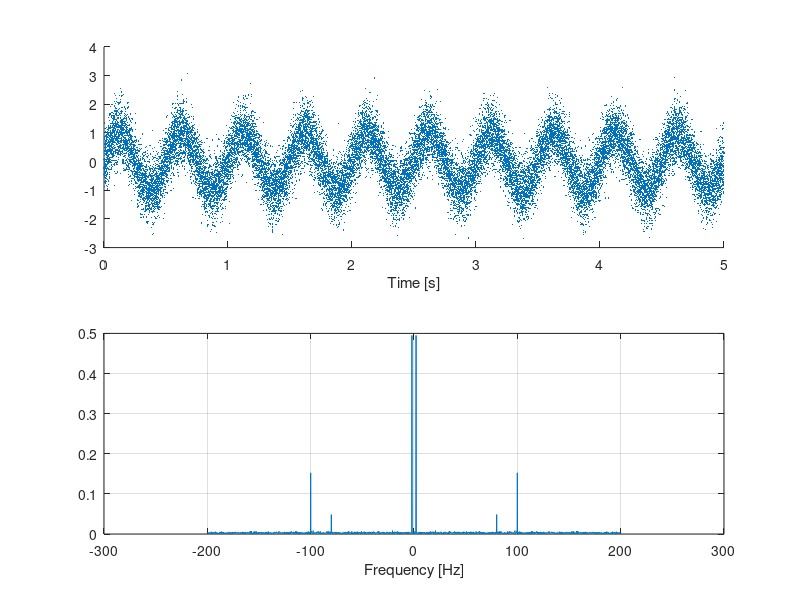

The MATLAB script that drew this image: (Note: this script raises an error after producing the figure.)


%% part02: Fourier transform, signal reconstruction and filtering
% Wanting Jin, wanting.jin@epfl.ch, Oct 2021
clear all
% load the data
acc_with_timestamp = load('ArduinoData.mat');
t = acc_with_timestamp.measure.t;
acc = acc_with_timestamp.measure.data;
load hw1_part2.mat


%% Q2 Plot the signal in both time domain and frequency domain (by using fft)
dataFrequency = 5000;
limit = 1/5; %limit_freq = 1/total_seconds
t1=-limit/2:1/dataFrequency:limit/2;

figure(1)
subplot(2,1,1);
% Plot in time domain
scatter(t, acc, 5, '.')
xlabel("Time [s]");

subplot(2,1,2);

% Plot in frequency domain (fft)
ACC = fft(acc);
Fmax = 200; 
fty=abs(ACC/length(acc));
f=dataFrequency/2*linspace(0,1,round(length(acc)/2));
fty=fty(1:length(f));
maxIndex=find(f>Fmax,1);
plot([-f(maxIndex:-1:2) f(1:maxIndex)], [fty(maxIndex:-1:2) fty(1:maxIndex)]); grid on;
xlabel("Frequency [Hz]")
sgtitle("Signal in Time Domain and Frequency Domain");
saveas(figure(1), "Signal_tdomain_fdomain", "png");



%% Q5 (Use filter_data() function)

% Filter the signal with the output coeff from the filter Designer
acc_filtered = filter_data(acc, low_pass);

figure(2)
% Plot in time domain
subplot(2,1,1);
scatter(t,acc_filtered', 5, '.')
xlabel("Time [s]")


% Plot in frequency domain (fft)
subplot(2,1,2);
F_ACC = fft(acc_filtered);
Fmax = 200;
fty=abs(F_ACC'/length(acc_filtered));
f=dataFrequency/2*linspace(0,1,round(length(acc_filtered)/2));
fty=fty(1:length(f));
maxIndex=find(f>Fmax,1);
plot([-f(maxIndex:-1:2) f(1:maxIndex)], [fty(maxIndex:-1:2) fty(1:maxIndex)]); grid on;
xlabel("Frequency [Hz]")
sgtitle("Filtered Signal in Time Domain and Frequency Domain");
saveas(figure(2), "Filtered_Signal_tdomain_fdomain", "png");
 
%save('hw1_part2.mat','low_pass');

%% Q6 Sampling the signal
% Sample the signal at 10 * freq_max

[val, index] = max(fty);
freq_max = f(index);
Fs = 10*freq_max;

[ts, acc_sampled]=sample_data(t,acc_filtered,Fs); 

%% Q7 (Use reconstruct_signal() function)
% TODO: reconstrut signal with different interpolation method
reconstruct_freq = 200;
figure(3)
[tr_zero, acc_r_zerohold] = reconstruct_signal(reconstruct_freq, ts, acc_sampled,'zero_order_interp');
saveas(figure(3), "ZOH", "png");
figure(4)
[tr_first, acc_r_firsthold] = reconstruct_signal(reconstruct_freq, ts, acc_sampled,'first_order_interp');
saveas(figure(4), "FOH", "png");
figure(5)
[tr_ws, acc_r_ws] = reconstruct_signal(reconstruct_freq, ts, acc_sampled,'ws_interp');
saveas(figure(5), "WS", "png");
